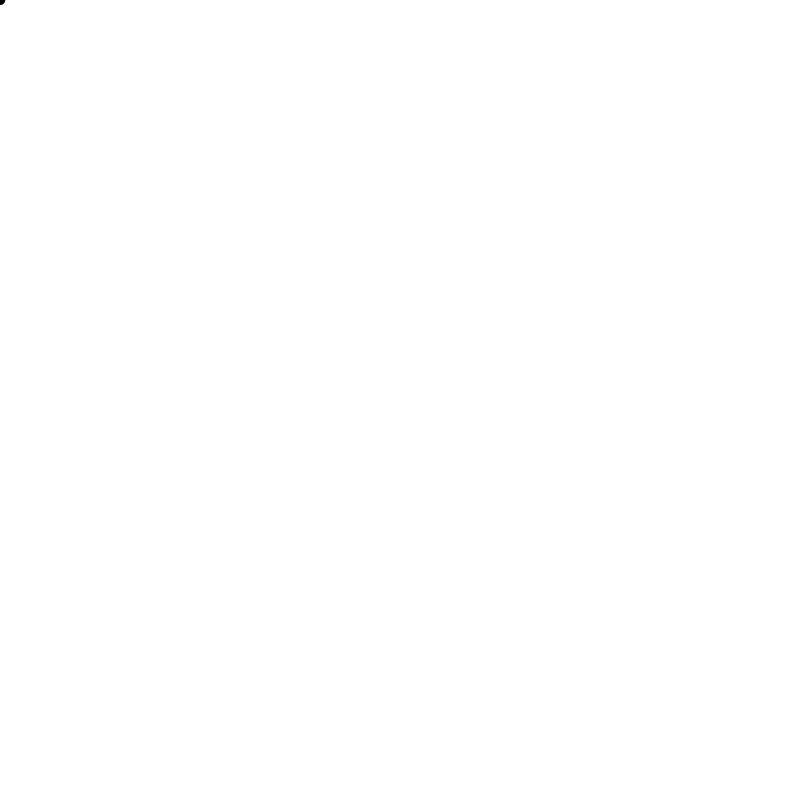
Frame 1 (no input)
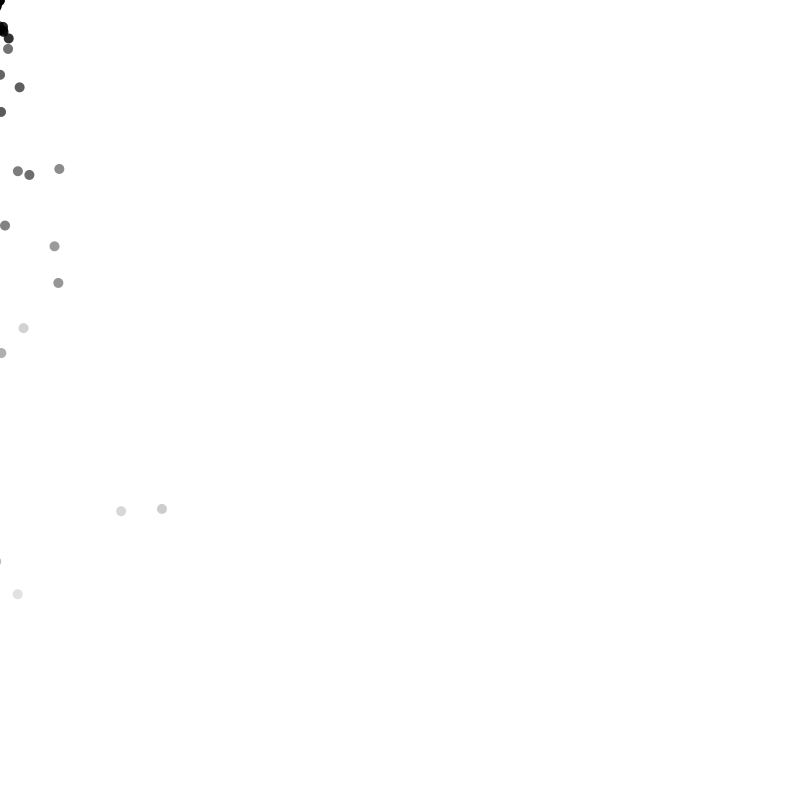
Frame 60 (the mouse pressed at the canvas centre just before this capture)
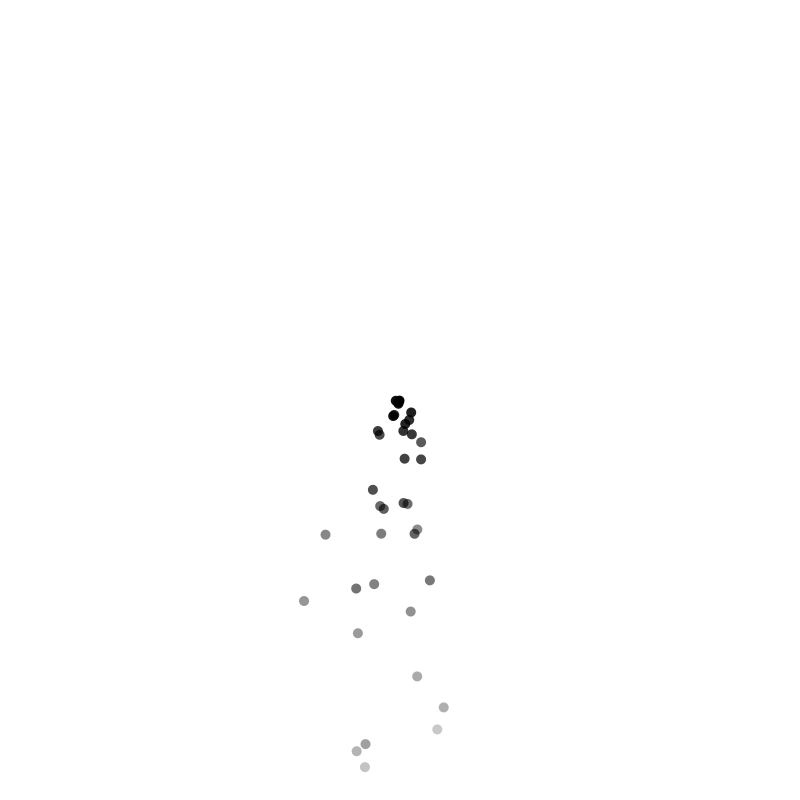
Frame 120 (the mouse held since frame 60 and released just before this capture)

The Processing sketch that drew these frames (run headless with seeded random() and noise(); from frame 60 on, the mouse is pressed at the canvas centre):

// Processing sketch: MouseParticle
// ── MouseParticle.pde
ParticleSystem ps;

void setup() {
    size(800, 800);
    ps = new ParticleSystem();
}

void draw() {
    background(255);
    ps.add();
    ps.run();
}

// ── Particle.pde
class Particle {
    PVector location, velocity, acceleration;
    float mass;
    float lifespan;

    Particle(float x, float y, float mass_) {
        location = new PVector(x, y);
        velocity = new PVector();
        acceleration = new PVector();
        mass = mass_;
        lifespan = 255;
    }

    void run(){
        PVector g = new PVector(0, 5);
        PVector force = new PVector(random(-10, 10), random(-10, 10));

        this.applyForce(g);
        this.applyForce(force);
        this.update();
        this.display();        
    }

    void applyForce(PVector f) {
        acceleration.add(f.div(mass));
    }

    void update() {
        velocity.add(acceleration);
        location.add(velocity);
        acceleration.mult(0);
        lifespan -= 5;
    }

    void display() {
        noStroke();
        fill(0, lifespan);
        ellipse(location.x, location.y, mass, mass);
    }

    boolean isDead(){
        boolean life = (lifespan < 0) ? true : false;
        return life;
    }
}

// ── ParticleSystem.pde
import java.util.Iterator;

class ParticleSystem {
    ArrayList<Particle> particles;

    ParticleSystem(){
        particles = new ArrayList<Particle>();
    }

    void add(){
        particles.add(new Particle(mouseX, mouseY, 10));
    }

    void run(){
        Iterator<Particle> it = particles.iterator();
        while (it.hasNext()) {
            Particle p = it.next();
            p.run();
            if (p.isDead()){
                it.remove();
            }
        }
    }
}
